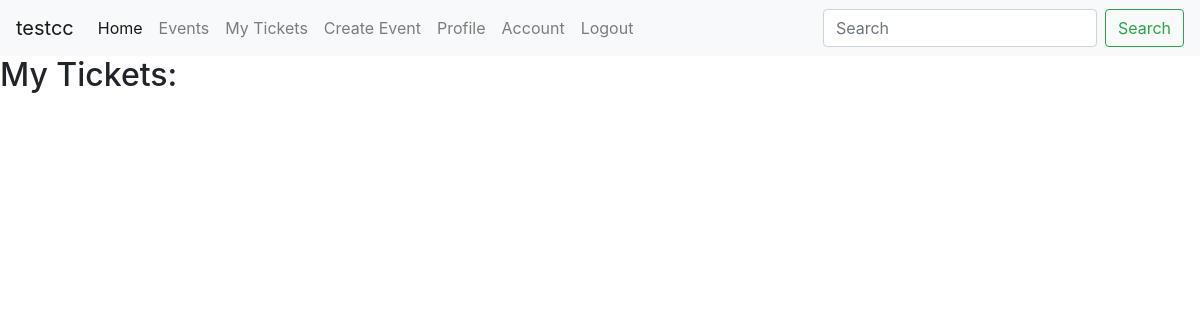
Before: /plane/ticket/all/ (signed in) with the older database file.
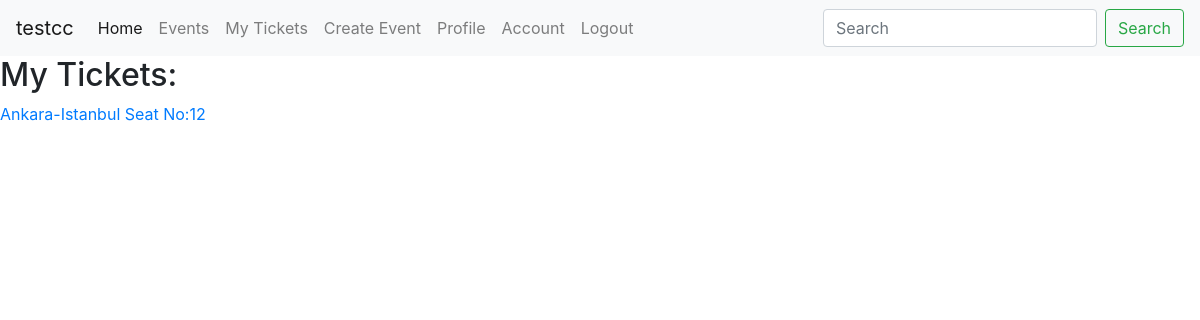
After: the same page with the newer database file.
### plane/models.py (models this page shows, shortened)
class PlaneTicket(Ticket):
	event = models.ForeignKey(PlaneEvent, on_delete=models.CASCADE)
	seat = models.OneToOneField(Seat, default=None, on_delete=models.CASCADE)

class PlaneEvent(Event):
	location_to = models.CharField(max_length=500, default='')
	flight_number = models.CharField(max_length=50, default='')

class Seat(CoreSeat):
	seating_plan = models.ForeignKey(SeatingPlan, on_delete=models.CASCADE)

### plane/views.py (the view)
# urls.py: path('ticket/all/', ListPlaneTicketView.as_view(), name='list_plane_ticket'),
@method_decorator(login_required, name='dispatch')
class ListPlaneTicketView(ListView):
	model = PlaneTicket
	paginate_by = 25
	template_name = "plane/plane_ticket_list.html"
	context_object_name = 'plane_ticket_list'
	def get_queryset(self):
		return PlaneTicket.objects.filter(owner=self.request.user)

### plane/templates/plane/plane_ticket_list.html
{% extends "core/header.html" %}
{% block content %}
	<h2>My Tickets: </h2>
	{% for ticket in plane_ticket_list %}
		<p><a href="/plane/ticket/{{ticket.id}}">{{ ticket.event.name }} Seat No:{{ ticket.seat.seat_no }}</a></p>
	{% endfor %}
{% endblock %}

### core/templates/core/header.html (shortened to what this page needs)
<!DOCTYPE html>
<html>
<head>
	{% load staticfiles %}
	<link rel="stylesheet" type="text/css" href="{% static 'css/bootstrap.min.css' %}">
</head>
<body>
	{% if 'plane' in request.path %}
		{% include "core/navbar.html" with app_name='plane'%}
	{% elif  'concert' in request.path %}
		{% include "core/navbar.html" with app_name='concert'%}
	{% endif %}
	{% block content %}
	{% endblock %}
</body>
</html>

### core/templates/core/navbar.html (shortened to what this page needs)
{% block content %}
<nav class="navbar navbar-expand-lg navbar-light bg-light">
    <a class="navbar-brand" href="{% if request.user.is_authenticated %}/plane/profile/{% else %}#{% endif %}">{% if request.user.is_authenticated %} {{ request.user.username }}{% else %} Guest {% endif %}</a>
    <div class="collapse navbar-collapse" id="navbarSupportedContent">
        <ul class="navbar-nav mr-auto">
            <li class="nav-item active">
                <a class="nav-link" href="/{{app_name}}/home/">Home <span class="sr-only">(current)</span></a>
            </li>
            <li class="nav-item">
                <a class="nav-link" href="/{{app_name}}/event/all">Events</a>
            </li>
            {% if request.user.is_authenticated %}
            <li class="nav-item">
                <a class="nav-link" href="/{{app_name}}/ticket/all">My Tickets</a>
            </li>
            {% for group in request.user.groups.all %}
                {% if group.name == 'content_creator' %}
                    <li class="nav-item">
                        <a class="nav-link" href="/{{app_name}}/event/new">Create Event</a>
                    </li>
                {% endif %}
            {% endfor %}
            <li class="nav-item">
                <a class="nav-link" href="/{{app_name}}/profile/">Profile</a>
            </li>
            <li class="nav-item">
                <a class="nav-link" href="/{{app_name}}/account/">Account</a>
            </li>
            <li class="nav-item">
                <a class="nav-link" href="/{{app_name}}/logout/">Logout</a>
            </li>
            {% endif %}
        </ul>
        <form class="form-inline my-2 my-lg-0">
            <input class="form-control mr-sm-2" type="search" placeholder="Search" aria-label="Search">
            <button class="btn btn-outline-success my-2 my-sm-0" type="submit">Search</button>
        </form>
    </div>
</nav>
{% endblock %}

### core/templates/core/header.html (style rules this page uses)
html, body { height:100% }

Changed rows visible on the page:
added PlaneTicket: event.name "Ankara-Istanbul", seat.seat_no "12"
